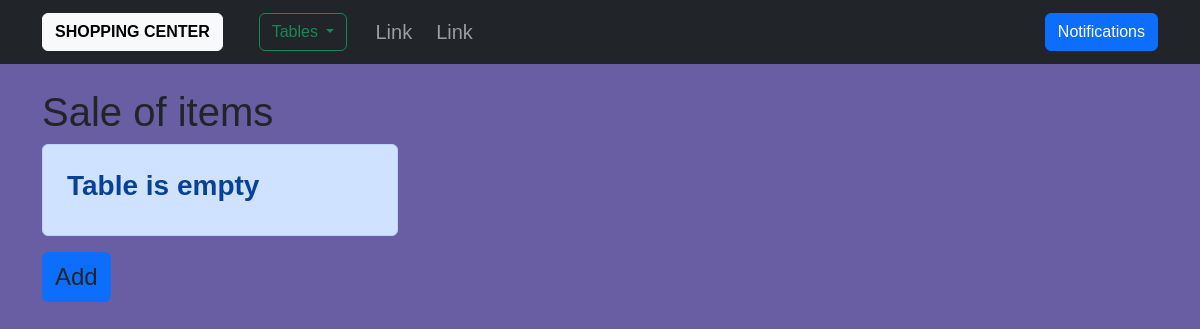
The app's page /sale_of_items, older data.
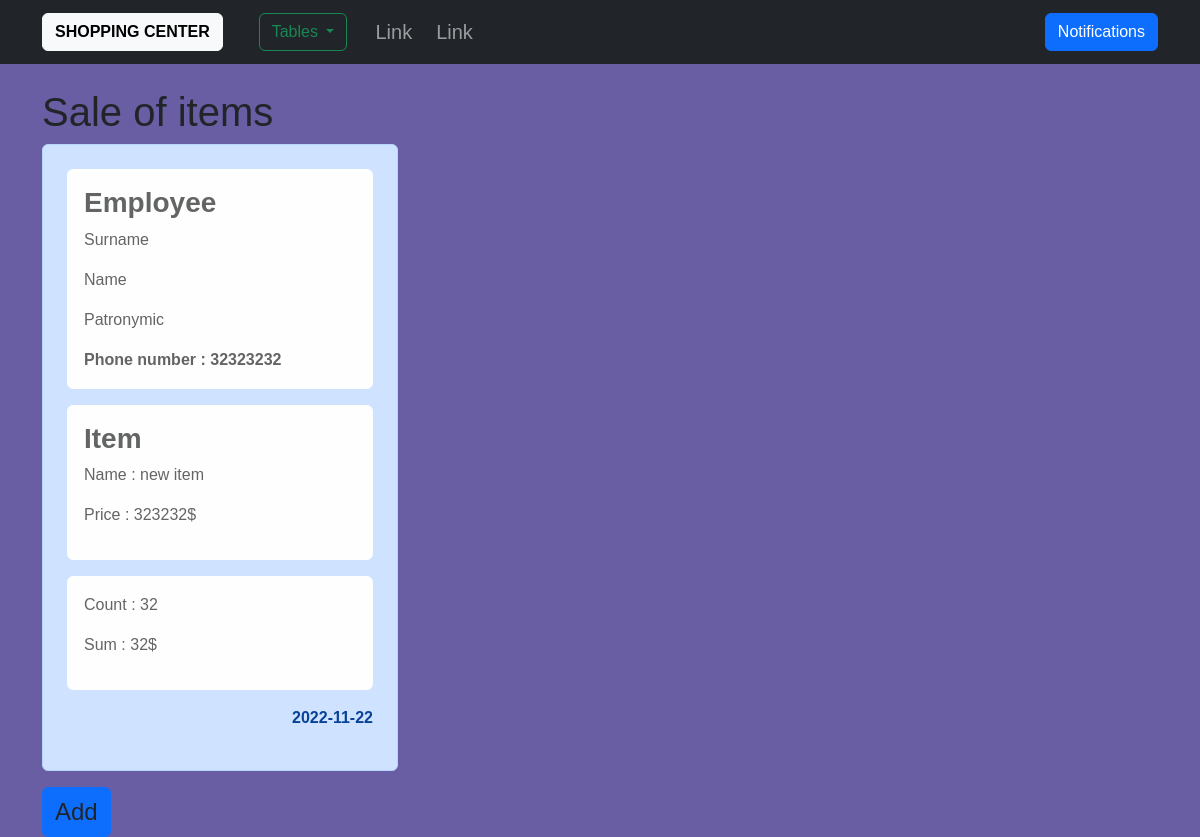
The same page, newer data.
### app/models.py (models this page shows, shortened)
class Sale_of_item(db.Model):
    id = db.Column(db.Integer, primary_key=True)
    count = db.Column(db.Integer, nullable=True)
    sum = db.Column(db.Integer, nullable=True)
    date = db.Column(db.Date, default=datetime.utcnow)
    employee_id = db.Column(db.Integer, db.ForeignKey('employee.id'), nullable=True)
    item_id = db.Column(db.Integer, db.ForeignKey('item.id'), nullable=True)

class Employee(db.Model):
    id = db.Column(db.Integer, primary_key=True)
    surname = db.Column(db.String(20), unique=True, nullable=False)
    name = db.Column(db.String(20), unique=True, nullable=False)
    patronymic = db.Column(db.String(20), unique=True, nullable=False)
    date_of_birth = db.Column(db.Date, default=datetime.date(datetime.utcnow()))
    gender = db.Column(db.String(3), nullable=False)
    phone_number = db.Column(db.Integer, unique=True, nullable=False)
    assignments = db.relationship('Assignment', backref='employee', lazy='dynamic')
    sale_of_items = db.relationship('Sale_of_item', backref='employee', lazy='dynamic')

class Item(db.Model):
    id = db.Column(db.Integer, primary_key=True)
    name = db.Column(db.String(50), unique=True, nullable=False)
    count = db.Column(db.Integer, nullable=True)
    price = db.Column(db.Integer, nullable=True)
    sale_of_items = db.relationship('Sale_of_item', backref='item', lazy='dynamic')
    supplies = db.relationship('Supply', backref='item', lazy='dynamic')

### app/tables/handlers/view_handlers.py (the view)
@tb.route('/sale_of_items')
def sale_of_items_table_view():
    data = Sale_of_item.query.all()
    return render_template('tables/view/sale_of_items.html', title='Sale of items', data=data)

### app/routes.py (called while the page is built)
@app.context_processor
def context_processor():
    return dict(notifications=Notifications.query.order_by(Notifications.date.desc()).all())

### templates/tables/view/sale_of_items.html
{% extends "tables/view/table.html" %}
{% block data %}
    <div class="row">
        {% if data %}
            {% for item in data %}
                <div class="col-4">
                    <div class="p-4 alert alert-primary">
                        <div class="alert alert-light">
                            <h3><b>Employee</b></h3>
                            <p>{{ item.employee.surname }}</p>
                            <p>{{ item.employee.name }}</p>
                            <p>{{ item.employee.patronymic }}</p>
                            <b>Phone number : {{ item.employee.phone_number }}</b>
                        </div>
                        <div class="alert alert-light">
                            <h3><b>Item</b></h3>
                            <p>Name : {{ item.item.name }}</p>
                            <p>Price : {{ item.item.price }}$</p>
                        </div>
                        <div class="alert alert-light">
                            <p>Count : {{ item.count }}</p>
                            <p>Sum : {{ item.sum }}$</p>
                        </div>
                        <p class="justify-content-end text-end"><b>{{ item.date.strftime('%Y-%m-%d') }}</b></p>
                    </div>
                </div>
            {% endfor %}
        {% else %}
            <div class="col-4">
                    <div class="p-4 alert alert-primary">
                        <h3><b>Table is empty</b></h3>
                    </div>
                </div>
        {% endif %}
    </div>
{% endblock %}
{% block add_link %}
    {{ url_for('tables.sale_of_items_table_add') }}
{% endblock %}

### templates/tables/view/table.html
{% extends "base.html" %}
{% block content %}
    <div class="container mt-4">
        <h1>{{ title }}</h1>
        {% block data %}{% endblock %}
        <a href="{% block add_link %}{% endblock %}">
            <button type="button" class="btn btn-outline-primary fs-4 bg-primary text-dark">
                Add
            </button>
        </a>
    </div>
{% endblock %}

### templates/base.html (shortened to what this page needs)
<!doctype html>
<html lang="ru">
    <head>
        <link type="text/css" href="{{ url_for('static', filename='css/bootstrap.css')}}" rel="stylesheet" />
        <link type="text/css" href="{{ url_for('static', filename='css/main.css')}}" rel="stylesheet" />
    </head>
    <body>
        <nav class="navbar navbar-expand-sm navbar-dark bg-dark">
            <div class="container justify-content-between align-items-center">
                <a class="navbar-brand" href="/">
                    <button type="button" class="btn btn-light fw-bold">
                        SHOPPING CENTER
                    </button>
                </a>
                <div class="collapse navbar-collapse" id="mynavbar">
                    <ul class="navbar-nav me-auto">
                        <li class="nav-item ms-2">
                            <div class="container-fluid dropdown mt-1">
                                <button class="btn btn-outline-success dropdown-toggle" type="button" id="dropdownMenuButton1" data-bs-toggle="dropdown" aria-expanded="false">
                                    Tables
                                </button>
                            </div>
                        </li>
                        <li class="nav-item ms-2">
                            <a class="nav-link" href="#">Link</a>
                        </li>
                        <li class="nav-item ms-2">
                            <a class="nav-link" href="#">Link</a>
                        </li>
                    </ul>
                    <button type="button" class="btn btn-primary" data-bs-toggle="modal" data-bs-target="#exampleModal">
                        Notifications
                    </button>
                </div>
            </div>
        </nav>
        {% block content %}{% endblock %}
    </body>
</html>

### static/css/main.css (style rules this page uses)
body { font-family: "Merriweather", "Manrope", sans-serif; background-color: #695EA3; }
nav { font-size: 20px; }

Row changes from the older to the newer data that the page shows:
added Sale_of_item: employee.surname "Surname", employee.name "Name", employee.patronymic "Patronymic", employee.phone_number "32323232", item.name "new item", item.price "323232", count "32", sum "32", date "2022-11-22"
Text that changed along with them:
text no longer shown: "Table is empty"
